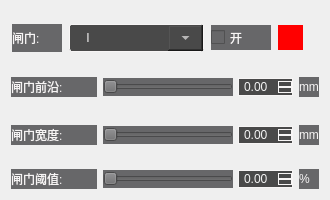
        <widget class="QWidget" name="widgetGateOption" native="true">
         <property name="sizePolicy">
          <sizepolicy hsizetype="Preferred" vsizetype="Expanding">
           <horstretch>0</horstretch>
           <verstretch>0</verstretch>
          </sizepolicy>
         </property>
         <property name="minimumSize">
          <size>
           <width>330</width>
           <height>200</height>
          </size>
         </property>
         <property name="maximumSize">
          <size>
           <width>330</width>
           <height>200</height>
          </size>
         </property>
         <property name="styleSheet">
          <string notr="true">QWidget#widgetGateOption{
background:rgb(103,103,105);
border:5px solid rgb(73,73,73);
}</string>
         </property>
         <layout class="QGridLayout" name="gridLayout_23">
          <item row="0" column="0">
           <layout class="QGridLayout" name="gridLayout_22">
            <item row="5" column="0">
             <spacer name="verticalSpacer_4">
              <property name="orientation">
               <enum>Qt::Vertical</enum>
              </property>
              <property name="sizeType">
               <enum>QSizePolicy::Fixed</enum>
              </property>
              <property name="sizeHint" stdset="0">
               <size>
                <width>20</width>
                <height>13</height>
               </size>
              </property>
             </spacer>
            </item>
            <item row="0" column="2">
             <spacer name="verticalSpacer_11">
              <property name="orientation">
               <enum>Qt::Vertical</enum>
              </property>
              <property name="sizeType">
               <enum>QSizePolicy::Fixed</enum>
              </property>
              <property name="sizeHint" stdset="0">
               <size>
                <width>20</width>
                <height>13</height>
               </size>
              </property>
             </spacer>
            </item>
            <item row="1" column="0" colspan="3">
             <layout class="QHBoxLayout" name="horizontalLayout_6">
              <item>
               <widget class="QLabel" name="label_11">
                <property name="minimumSize">
                 <size>
                  <width>50</width>
                  <height>28</height>
                 </size>
                </property>
                <property name="maximumSize">
                 <size>
                  <width>50</width>
                  <height>28</height>
                 </size>
                </property>
                <property name="styleSheet">
                 <string notr="true">font: 15pt &quot;新宋体&quot;;
color: rgb(247, 245, 245);
background:rgb(103,103,105);</string>
                </property>
                <property name="text">
                 <string>闸门:</string>
                </property>
               </widget>
              </item>
              <item>
               <widget class="QComboBox" name="comboBoxGate">
                <property name="sizePolicy">
                 <sizepolicy hsizetype="Fixed" vsizetype="Fixed">
                  <horstretch>0</horstretch>
                  <verstretch>0</verstretch>
                 </sizepolicy>
                </property>
                <property name="minimumSize">
                 <size>
                  <width>123</width>
                  <height>28</height>
                 </size>
                </property>
                <property name="maximumSize">
                 <size>
                  <width>135</width>
                  <height>28</height>
                 </size>
                </property>
                <property name="styleSheet">
                 <string notr="true">QComboBox{font: 15pt &quot;新宋体&quot;;
color: rgb(247, 245, 245);
background-color: rgb(73, 73, 73);
}
QComboBox {
border: 1px solid rgb(247, 245, 245);
border-radius: 3px;
padding: 1px 18px 1px 3px;
min-width: 5em;
}
QComboBox::drop-down{
width:35px;
}
</string>
                </property>
                <item>
                 <property name="text">
                  <string>    I</string>
                 </property>
                </item>
                <item>
                 <property name="text">
                  <string>    A</string>
                 </property>
                </item>
                <item>
                 <property name="text">
                  <string>    B</string>
                 </property>
                </item>
                <item>
                 <property name="text">
                  <string>    I2</string>
                 </property>
                </item>
               </widget>
              </item>
              <item>
               <widget class="QCheckBox" name="checkBoxGateSwitch">
                <property name="sizePolicy">
                 <sizepolicy hsizetype="Expanding" vsizetype="Expanding">
                  <horstretch>0</horstretch>
                  <verstretch>0</verstretch>
                 </sizepolicy>
                </property>
                <property name="minimumSize">
                 <size>
                  <width>60</width>
                  <height>25</height>
                 </size>
                </property>
                <property name="maximumSize">
                 <size>
                  <width>60</width>
                  <height>25</height>
                 </size>
                </property>
                <property name="styleSheet">
                 <string notr="true">QCheckBox::indicator:unchecked{
width: 20px;
height: 20px; 
image: url(:/image/AScanResources/fangkuang_noselect.png);
}
QCheckBox::indicator:checked{
width: 20px;
height: 20px;
image: url(:/image/AScanResources/fangkuang_select.png);
}
QCheckBox{
font: 15pt &quot;新宋体&quot;;
color: rgb(247, 245, 245);
background:rgb(103,103,105);
}
</string>
                </property>
                <property name="text">
                 <string>开</string>
                </property>
               </widget>
              </item>
              <item>
               <widget class="QLabel" name="labelGateColor">
                <property name="minimumSize">
                 <size>
                  <width>25</width>
                  <height>25</height>
                 </size>
                </property>
                <property name="maximumSize">
                 <size>
                  <width>25</width>
                  <height>25</height>
                 </size>
                </property>
                <property name="styleSheet">
                 <string notr="true">background-color: rgb(255, 0, 0);</string>
                </property>
                <property name="text">
                 <string/>
                </property>
               </widget>
              </item>
              <item>
               <spacer name="horizontalSpacer_6">
                <property name="orientation">
                 <enum>Qt::Horizontal</enum>
                </property>
                <property name="sizeType">
                 <enum>QSizePolicy::Fixed</enum>
                </property>
                <property name="sizeHint" stdset="0">
                 <size>
                  <width>13</width>
                  <height>20</height>
                 </size>
                </property>
               </spacer>
              </item>
             </layout>
            </item>
            <item row="2" column="1" colspan="2">
             <spacer name="verticalSpacer_3">
              <property name="orientation">
               <enum>Qt::Vertical</enum>
              </property>
              <property name="sizeType">
               <enum>QSizePolicy::Fixed</enum>
              </property>
              <property name="sizeHint" stdset="0">
               <size>
                <width>20</width>
                <height>15</height>
               </size>
              </property>
             </spacer>
            </item>
            <item row="3" column="0" rowspan="2" colspan="3">
             <layout class="QHBoxLayout" name="horizontalLayout_5">
              <item>
               <widget class="QLabel" name="label_13">
                <property name="minimumSize">
                 <size>
                  <width>86</width>
                  <height>20</height>
                 </size>
                </property>
                <property name="maximumSize">
                 <size>
                  <width>86</width>
                  <height>20</height>
                 </size>
                </property>
                <property name="styleSheet">
                 <string notr="true">font: 15pt &quot;新宋体&quot;;
color: rgb(247, 245, 245);
background:rgb(103,103,105);</string>
                </property>
                <property name="text">
                 <string>闸门前沿:</string>
                </property>
               </widget>
              </item>
              <item>
               <widget class="QSlider" name="horizontalSliderGateFront">
                <property name="sizePolicy">
                 <sizepolicy hsizetype="Expanding" vsizetype="Preferred">
                  <horstretch>0</horstretch>
                  <verstretch>0</verstretch>
                 </sizepolicy>
                </property>
                <property name="minimumSize">
                 <size>
                  <width>130</width>
                  <height>18</height>
                 </size>
                </property>
                <property name="maximumSize">
                 <size>
                  <width>130</width>
                  <height>18</height>
                 </size>
                </property>
                <property name="styleSheet">
                 <string notr="true">QSlider::groove{
border-image: url(:/image/AScanResources/huaganxiaceng.png);
top: 5px;bottom:5px;
}
QSlider::handle{
width: 20px;
left:-2px;
right:-3px;
top: -8px;
bottom: -6px;
border-image: url(:/image/AScanResources/huangananniu.png);
}
QSlider::sub-page{
border-image: url(:/image/AScanResources/huaganshangceng.png);
top: 12px;bottom: 12px;
} 
QSlider{
background:rgb(103,103,105);
}</string>
                </property>
                <property name="orientation">
                 <enum>Qt::Horizontal</enum>
                </property>
               </widget>
              </item>
              <item>
               <widget class="QDoubleSpinBox" name="spinBoxGateFront">
                <property name="minimumSize">
                 <size>
                  <width>55</width>
                  <height>18</height>
                 </size>
                </property>
                <property name="maximumSize">
                 <size>
                  <width>55</width>
                  <height>18</height>
                 </size>
                </property>
                <property name="styleSheet">
                 <string notr="true">QDoubleSpinBox{
font: 75 8pt &quot;Times New Roman&quot;;
color: rgb(244, 244, 244);
background-color: rgb(73, 73, 73);
}
QDoubleSpinBox {
border: 1px solid rgb(247, 245, 245); 
padding: 1px 1px 1px 3px;
}
QDoubleSpinBox::up-button {
border: 1px solid rgb(247, 245, 245); 
}
QDoubleSpinBox::up-arrow {
image: url(:/image/AScanResources/jiantou_up.jpg);
width: 6px;
height: 6px;
}
QDoubleSpinBox::down-button {
border: 1px solid rgb(247, 245, 245); 
}
QDoubleSpinBox::down-arrow {
image: url(:/image/AScanResources/jiantou_down.jpg);
width: 6px;
height: 6px;
}
</string>
                </property>
               </widget>
              </item>
              <item>
               <widget class="QLabel" name="label_16">
                <property name="sizePolicy">
                 <sizepolicy hsizetype="Fixed" vsizetype="Fixed">
                  <horstretch>0</horstretch>
                  <verstretch>0</verstretch>
                 </sizepolicy>
                </property>
                <property name="minimumSize">
                 <size>
                  <width>20</width>
                  <height>20</height>
                 </size>
                </property>
                <property name="maximumSize">
                 <size>
                  <width>20</width>
                  <height>20</height>
                 </size>
                </property>
                <property name="styleSheet">
                 <string notr="true">font: 15pt &quot;新宋体&quot;;
color: rgb(247, 245, 245);
background:rgb(103,103,105);</string>
                </property>
                <property name="text">
                 <string>mm</string>
                </property>
               </widget>
              </item>
             </layout>
            </item>
            <item row="6" column="0" rowspan="2" colspan="3">
             <layout class="QHBoxLayout" name="horizontalLayout_3">
              <item>
               <widget class="QLabel" name="label_14">
                <property name="minimumSize">
                 <size>
                  <width>86</width>
                  <height>20</height>
                 </size>
                </property>
                <property name="maximumSize">
                 <size>
                  <width>86</width>
                  <height>20</height>
                 </size>
                </property>
                <property name="styleSheet">
                 <string notr="true">font: 15pt &quot;新宋体&quot;;
color: rgb(247, 245, 245);
background:rgb(103,103,105);</string>
                </property>
                <property name="text">
                 <string>闸门宽度:</string>
                </property>
               </widget>
              </item>
              <item>
               <widget class="QSlider" name="horizontalSliderGateWidth">
                <property name="sizePolicy">
                 <sizepolicy hsizetype="Expanding" vsizetype="Preferred">
                  <horstretch>0</horstretch>
                  <verstretch>0</verstretch>
                 </sizepolicy>
                </property>
                <property name="minimumSize">
                 <size>
                  <width>130</width>
                  <height>18</height>
                 </size>
                </property>
                <property name="maximumSize">
                 <size>
                  <width>130</width>
                  <height>18</height>
                 </size>
                </property>
                <property name="styleSheet">
                 <string notr="true">QSlider::groove{
border-image: url(:/image/AScanResources/huaganxiaceng.png);
top: 5px;bottom:5px;
}
QSlider::handle{
width: 20px;
left:-2px;
right:-3px;
top: -8px;
bottom: -6px;
border-image: url(:/image/AScanResources/huangananniu.png);
}
QSlider::sub-page{
border-image: url(:/image/AScanResources/huaganshangceng.png);
top: 12px;bottom: 12px;
} 
QSlider{
background:rgb(103,103,105);
}</string>
                </property>
                <property name="orientation">
                 <enum>Qt::Horizontal</enum>
                </property>
               </widget>
              </item>
              <item>
               <widget class="QDoubleSpinBox" name="spinBoxGateWidth">
                <property name="minimumSize">
                 <size>
                  <width>55</width>
                  <height>18</height>
                 </size>
                </property>
                <property name="maximumSize">
                 <size>
                  <width>55</width>
                  <height>18</height>
                 </size>
                </property>
                <property name="styleSheet">
                 <string notr="true">QDoubleSpinBox{
font: 75 8pt &quot;Times New Roman&quot;;
color: rgb(244, 244, 244);
background-color: rgb(73, 73, 73);
}
QDoubleSpinBox {
border: 1px solid rgb(247, 245, 245); 
padding: 1px 1px 1px 3px;
}
QDoubleSpinBox::up-button {
border: 1px solid rgb(247, 245, 245); 
}
QDoubleSpinBox::up-arrow {
image: url(:/image/AScanResources/jiantou_up.jpg);
width: 6px;
height: 6px;
}
QDoubleSpinBox::down-button {
border: 1px solid rgb(247, 245, 245); 
}
QDoubleSpinBox::down-arrow {
image: url(:/image/AScanResources/jiantou_down.jpg);
width: 6px;
height: 6px;
}
</string>
                </property>
               </widget>
              </item>
              <item>
               <widget class="QLabel" name="label_23">
                <property name="sizePolicy">
                 <sizepolicy hsizetype="Fixed" vsizetype="Fixed">
                  <horstretch>0</horstretch>
                  <verstretch>0</verstretch>
                 </sizepolicy>
                </property>
                <property name="minimumSize">
                 <size>
                  <width>20</width>
                  <height>20</height>
                 </size>
                </property>
                <property name="maximumSize">
                 <size>
                  <width>20</width>
                  <height>20</height>
                 </size>
                </property>
                <property name="styleSheet">
                 <string notr="true">font: 15pt &quot;新宋体&quot;;
color: rgb(247, 245, 245);
background:rgb(103,103,105);</string>
                </property>
                <property name="text">
                 <string>mm</string>
                </property>
               </widget>
              </item>
             </layout>
            </item>
            <item row="9" column="0" colspan="3">
             <layout class="QHBoxLayout" name="horizontalLayout_2">
              <item>
               <widget class="QLabel" name="label_15">
                <property name="minimumSize">
                 <size>
                  <width>86</width>
                  <height>20</height>
                 </size>
                </property>
                <property name="maximumSize">
                 <size>
                  <width>86</width>
                  <height>20</height>
                 </size>
                </property>
                <property name="styleSheet">
                 <string notr="true">font: 15pt &quot;新宋体&quot;;
color: rgb(247, 245, 245);
background:rgb(103,103,105);</string>
                </property>
                <property name="text">
                 <string>闸门阈值:</string>
                </property>
               </widget>
              </item>
              <item>
               <widget class="QSlider" name="horizontalSliderGatePeak">
                <property name="sizePolicy">
                 <sizepolicy hsizetype="Expanding" vsizetype="Preferred">
                  <horstretch>0</horstretch>
                  <verstretch>0</verstretch>
                 </sizepolicy>
                </property>
                <property name="minimumSize">
                 <size>
                  <width>130</width>
                  <height>18</height>
                 </size>
                </property>
                <property name="maximumSize">
                 <size>
                  <width>130</width>
                  <height>18</height>
                 </size>
                </property>
                <property name="styleSheet">
                 <string notr="true">QSlider::groove{
border-image: url(:/image/AScanResources/huaganxiaceng.png);
top: 5px;bottom:5px;
}
QSlider::handle{
width: 20px;
left:-2px;
right:-3px;
top: -8px;
bottom: -6px;
border-image: url(:/image/AScanResources/huangananniu.png);
}
QSlider::sub-page{
border-image: url(:/image/AScanResources/huaganshangceng.png);
top: 12px;bottom: 12px;
} 
QSlider{
background:rgb(103,103,105);
}</string>
                </property>
                <property name="orientation">
                 <enum>Qt::Horizontal</enum>
                </property>
               </widget>
              </item>
              <item>
               <widget class="QDoubleSpinBox" name="spinBoxGatePeak">
                <property name="minimumSize">
                 <size>
                  <width>55</width>
                  <height>18</height>
                 </size>
                </property>
                <property name="maximumSize">
                 <size>
                  <width>55</width>
                  <height>18</height>
                 </size>
                </property>
                <property name="styleSheet">
                 <string notr="true">QDoubleSpinBox{
font: 75 8pt &quot;Times New Roman&quot;;
color: rgb(244, 244, 244);
background-color: rgb(73, 73, 73);
}
QDoubleSpinBox {
border: 1px solid rgb(247, 245, 245); 
padding: 1px 1px 1px 3px;
}
QDoubleSpinBox::up-button {
border: 1px solid rgb(247, 245, 245); 
}
QDoubleSpinBox::up-arrow {
image: url(:/image/AScanResources/jiantou_up.jpg);
width: 6px;
height: 6px;
}
QDoubleSpinBox::down-button {
border: 1px solid rgb(247, 245, 245); 
}
QDoubleSpinBox::down-arrow {
image: url(:/image/AScanResources/jiantou_down.jpg);
width: 6px;
height: 6px;
}
</string>
                </property>
               </widget>
              </item>
              <item>
               <widget class="QLabel" name="label_24">
                <property name="sizePolicy">
                 <sizepolicy hsizetype="Fixed" vsizetype="Fixed">
                  <horstretch>0</horstretch>
                  <verstretch>0</verstretch>
                 </sizepolicy>
                </property>
                <property name="minimumSize">
                 <size>
                  <width>20</width>
                  <height>20</height>
                 </size>
                </property>
                <property name="maximumSize">
                 <size>
                  <width>20</width>
                  <height>20</height>
                 </size>
                </property>
                <property name="styleSheet">
                 <string notr="true">font: 15pt &quot;新宋体&quot;;
color: rgb(247, 245, 245);
background:rgb(103,103,105);</string>
                </property>
                <property name="text">
                 <string>%</string>
                </property>
               </widget>
              </item>
             </layout>
            </item>
            <item row="8" column="0">
             <spacer name="verticalSpacer_5">
              <property name="orientation">
               <enum>Qt::Vertical</enum>
              </property>
              <property name="sizeType">
               <enum>QSizePolicy::Fixed</enum>
              </property>
              <property name="sizeHint" stdset="0">
               <size>
                <width>20</width>
                <height>13</height>
               </size>
              </property>
             </spacer>
            </item>
           </layout>
          </item>
         </layout>
        </widget>
